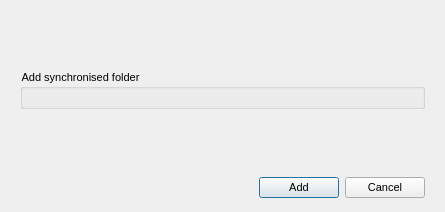
<?xml version="1.0" encoding="UTF-8"?>
<ui version="4.0">
 <class>BindFolderDialog</class>
 <widget class="QDialog" name="BindFolderDialog">
  <property name="geometry">
   <rect>
    <x>0</x>
    <y>0</y>
    <width>445</width>
    <height>212</height>
   </rect>
  </property>
  <property name="windowTitle">
   <string>Add folder</string>
  </property>
  <property name="styleSheet">
   <string notr="true">QWidget
{
font-size: 11px;
}</string>
  </property>
  <layout class="QVBoxLayout" name="verticalLayout">
   <property name="spacing">
    <number>10</number>
   </property>
   <property name="leftMargin">
    <number>20</number>
   </property>
   <property name="rightMargin">
    <number>20</number>
   </property>
   <item alignment="Qt::AlignHCenter">
    <widget class="QLabel" name="label">
     <property name="maximumSize">
      <size>
       <width>128</width>
       <height>48</height>
      </size>
     </property>
     <property name="styleSheet">
      <string notr="true">border-image: url(&quot;:/images/megasync_logo.png&quot;);
min-width: 128px;
min-height: 48px;
</string>
     </property>
    </widget>
   </item>
   <item>
    <widget class="QGroupBox" name="groupBox">
     <property name="title">
      <string>Add synchronised folder</string>
     </property>
     <layout class="QVBoxLayout" name="verticalLayout_2">
      <item>
       <widget class="FolderBinder" name="wBinder" native="true"/>
      </item>
     </layout>
    </widget>
   </item>
   <item>
    <spacer name="verticalSpacer">
     <property name="orientation">
      <enum>Qt::Vertical</enum>
     </property>
     <property name="sizeHint" stdset="0">
      <size>
       <width>20</width>
       <height>40</height>
      </size>
     </property>
    </spacer>
   </item>
   <item>
    <widget class="QWidget" name="bLayout" native="true">
     <property name="maximumSize">
      <size>
       <width>16777215</width>
       <height>26</height>
      </size>
     </property>
     <layout class="QHBoxLayout" name="horizontalLayout">
      <property name="leftMargin">
       <number>0</number>
      </property>
      <property name="topMargin">
       <number>0</number>
      </property>
      <property name="rightMargin">
       <number>0</number>
      </property>
      <property name="bottomMargin">
       <number>0</number>
      </property>
      <item>
       <spacer name="horizontalSpacer">
        <property name="orientation">
         <enum>Qt::Horizontal</enum>
        </property>
        <property name="sizeHint" stdset="0">
         <size>
          <width>40</width>
          <height>26</height>
         </size>
        </property>
       </spacer>
      </item>
      <item>
       <widget class="QPushButton" name="bOK">
        <property name="sizePolicy">
         <sizepolicy hsizetype="Minimum" vsizetype="Fixed">
          <horstretch>0</horstretch>
          <verstretch>0</verstretch>
         </sizepolicy>
        </property>
        <property name="text">
         <string>Add</string>
        </property>
       </widget>
      </item>
      <item>
       <widget class="QPushButton" name="bCancel">
        <property name="sizePolicy">
         <sizepolicy hsizetype="Minimum" vsizetype="Fixed">
          <horstretch>0</horstretch>
          <verstretch>0</verstretch>
         </sizepolicy>
        </property>
        <property name="text">
         <string>Cancel</string>
        </property>
       </widget>
      </item>
     </layout>
    </widget>
   </item>
  </layout>
 </widget>
 <customwidgets>
  <customwidget>
   <class>FolderBinder</class>
   <extends>QWidget</extends>
   <header>Syncs/Twoways/FolderBinder.h</header>
   <container>1</container>
  </customwidget>
 </customwidgets>
 <resources/>
 <connections>
  <connection>
   <sender>bCancel</sender>
   <signal>clicked()</signal>
   <receiver>BindFolderDialog</receiver>
   <slot>reject()</slot>
   <hints>
    <hint type="sourcelabel">
     <x>413</x>
     <y>51</y>
    </hint>
    <hint type="destinationlabel">
     <x>229</x>
     <y>36</y>
    </hint>
   </hints>
  </connection>
 </connections>
</ui>
